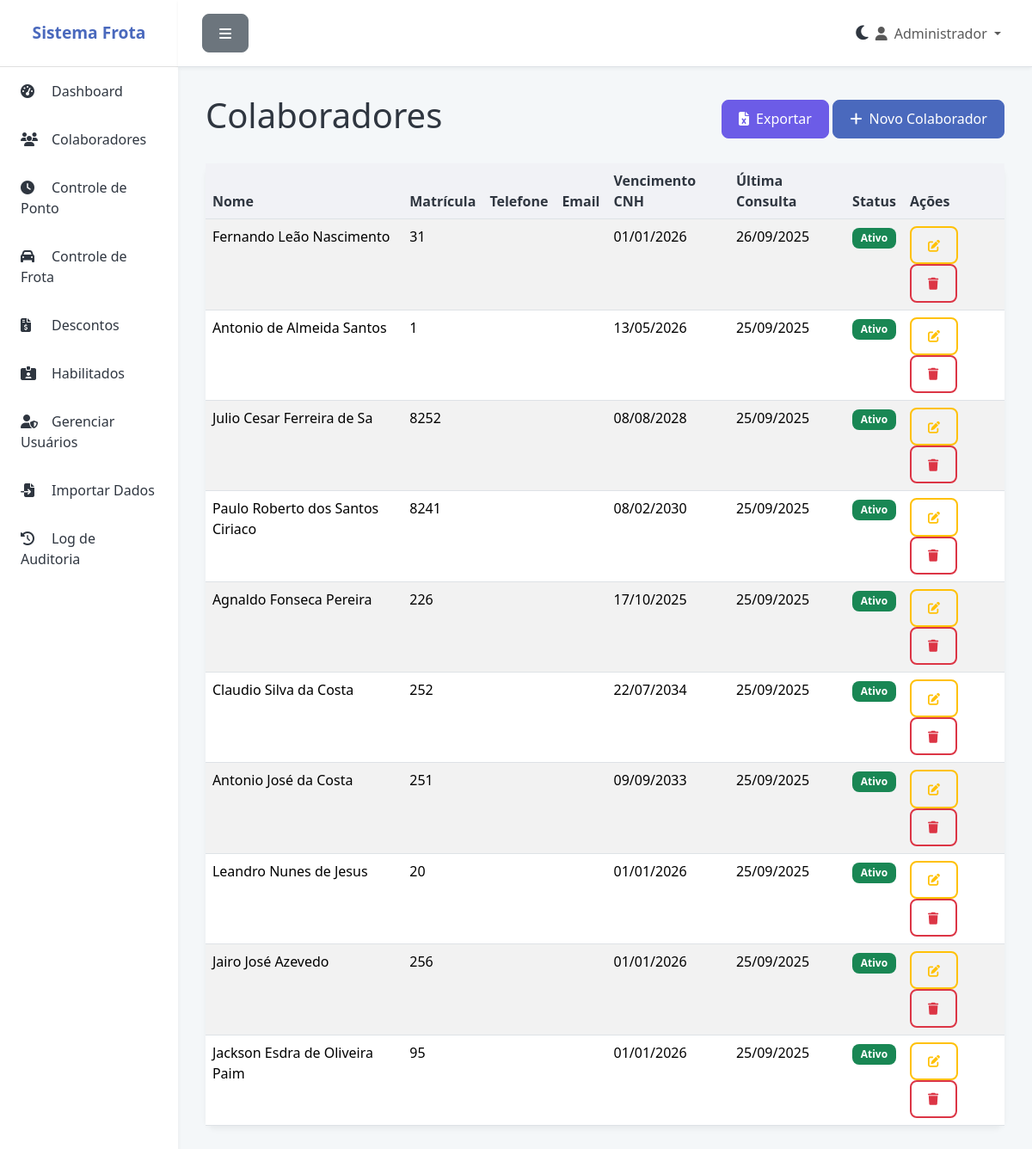
The app's page /colaboradores (signed in), older data.
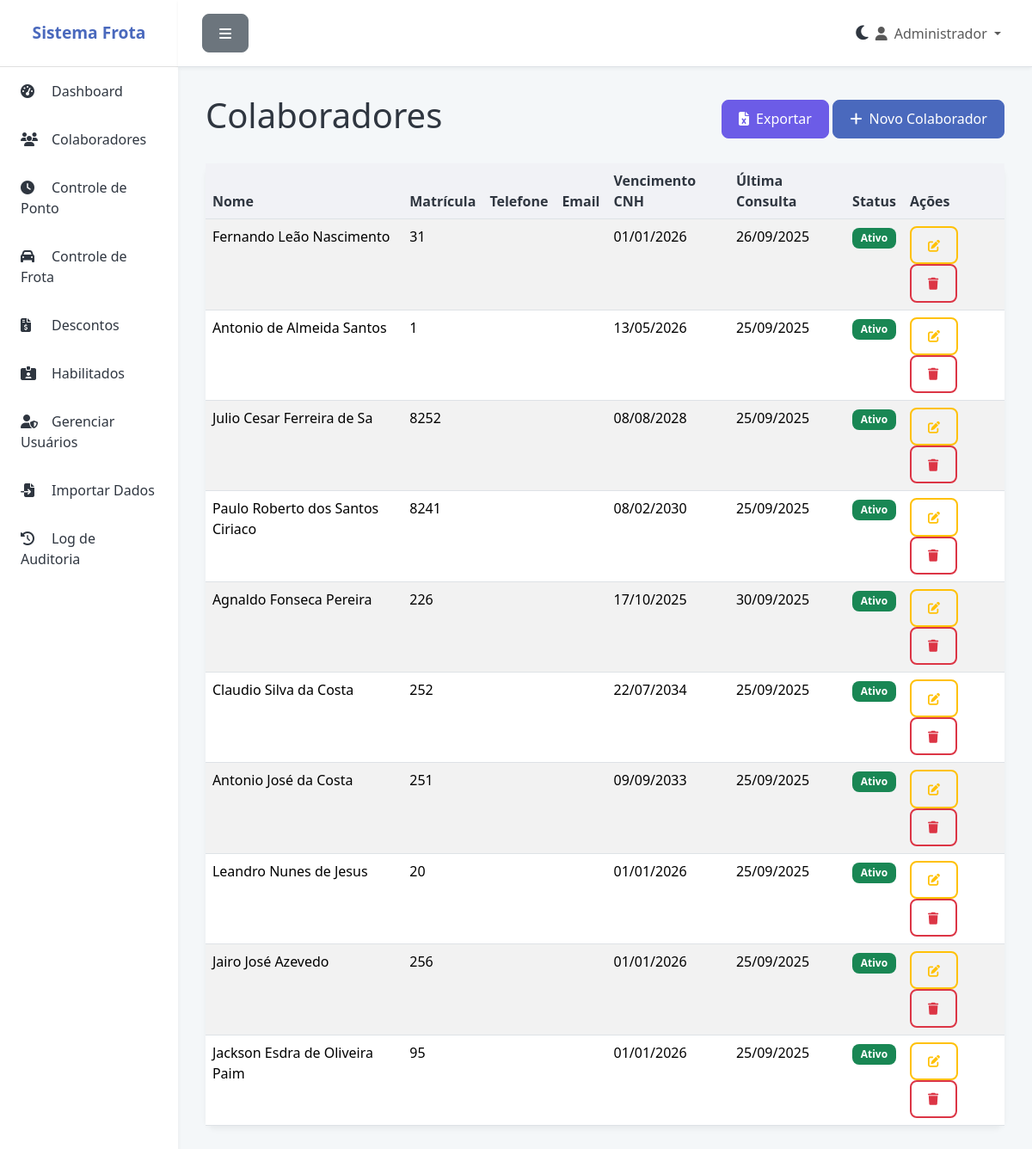
The same page, newer data.
### app.py (models this page shows)
class Colaborador(db.Model):
    id = db.Column(db.Integer, primary_key=True)
    nome = db.Column(db.String(100), nullable=False)
    matricula = db.Column(db.String(50), unique=True, nullable=False)
    cpf = db.Column(db.String(14), unique=True)
    telefone = db.Column(db.String(20))
    email = db.Column(db.String(120))
    veiculo_vinculado = db.Column(db.String(20))
    ativo = db.Column(db.Boolean, default=True)
    vencimento_cnh = db.Column(db.Date)
    ultima_consulta = db.Column(db.Date)
    criado_em = db.Column(db.DateTime, default=datetime.utcnow)
    pontos = db.relationship('Ponto', backref='colaborador', lazy=True, cascade='all, delete-orphan')
    frotas = db.relationship('Frota', backref='motorista_obj', lazy=True)
    descontos = db.relationship('Desconto', backref='colaborador', lazy=True)

### app.py (the view)
@app.route('/colaboradores')
@login_required
def colaboradores():
    colaboradores = Colaborador.query.all()
    return render_template('colaboradores.html', colaboradores=colaboradores)

### app.py (called while the page is built, shortened)
@login_manager.user_loader
def load_user(user_id):
    return Usuario.query.get(int(user_id))

@app.before_request
def create_tables():
    db.create_all()

### templates/colaboradores.html (shortened to what this page needs)
{% extends "base.html" %}
{% block content %}
<div class="d-flex justify-content-between align-items-center mb-4">
    <h1 class="fw-light">Colaboradores</h1>
    <div>
        <a href="{{ url_for('exportar', tipo='colaboradores') }}" class="btn btn-success"><i class="fas fa-file-excel me-2"></i>Exportar</a>
        <a href="{{ url_for('novo_colaborador') }}" class="btn btn-primary"><i class="fas fa-plus me-2"></i>Novo Colaborador</a>
    </div>
</div>
<div class="card">
    <div class="card-body p-0">
        <div class="table-responsive">
            <table class="table table-striped table-hover mb-0">
                <thead class="bg-light">
                    <tr>
                        <th scope="col">Nome</th>
                        <th scope="col">Matrícula</th>
                        <th scope="col">Telefone</th>
                        <th scope="col">Email</th>
                        <th scope="col">Vencimento CNH</th>
                        <th scope="col">Última Consulta</th>
                        <th scope="col">Status</th>
                        <th scope="col">Ações</th>
                    </tr>
                </thead>
                <tbody>
                    {% for colaborador in colaboradores %}
                    <tr>
                        <td>{{ colaborador.nome }}</td>
                        <td>{{ colaborador.matricula }}</td>
                        <td>{{ colaborador.telefone }}</td>
                        <td>{{ colaborador.email }}</td>
                        <td>{{ colaborador.vencimento_cnh.strftime('%d/%m/%Y') if colaborador.vencimento_cnh else 'N/A' }}</td>
                        <td>{{ colaborador.ultima_consulta.strftime('%d/%m/%Y') if colaborador.ultima_consulta else 'N/A' }}</td>
                        <td>
                            {% if colaborador.ativo %}
                                <span class="badge bg-success">Ativo</span>
                            {% else %}
                                <span class="badge bg-danger">Inativo</span>
                            {% endif %}
                        </td>
                        <td>
                            <a href="{{ url_for('editar_colaborador', id=colaborador.id) }}" class="btn btn-sm btn-outline-warning" title="Editar"><i class="fas fa-edit"></i></a>
                            <a href="{{ url_for('excluir_colaborador', id=colaborador.id) }}" class="btn btn-sm btn-outline-danger" title="Excluir" onclick="return confirm('Tem certeza que deseja excluir este colaborador?')"><i class="fas fa-trash"></i></a>
                        </td>
                    </tr>
                    {% else %}
                    <tr>
                        <td colspan="8" class="text-center text-muted py-4">Nenhum colaborador cadastrado.</td>
                    </tr>
                    {% endfor %}
                </tbody>
            </table>
        </div>
    </div>
</div>
{% endblock %}

Row changes from the older to the newer data that the page shows:
changed Colaborador "Agnaldo Fonseca Pereira": ultima_consulta "25/09/2025" → "30/09/2025"
